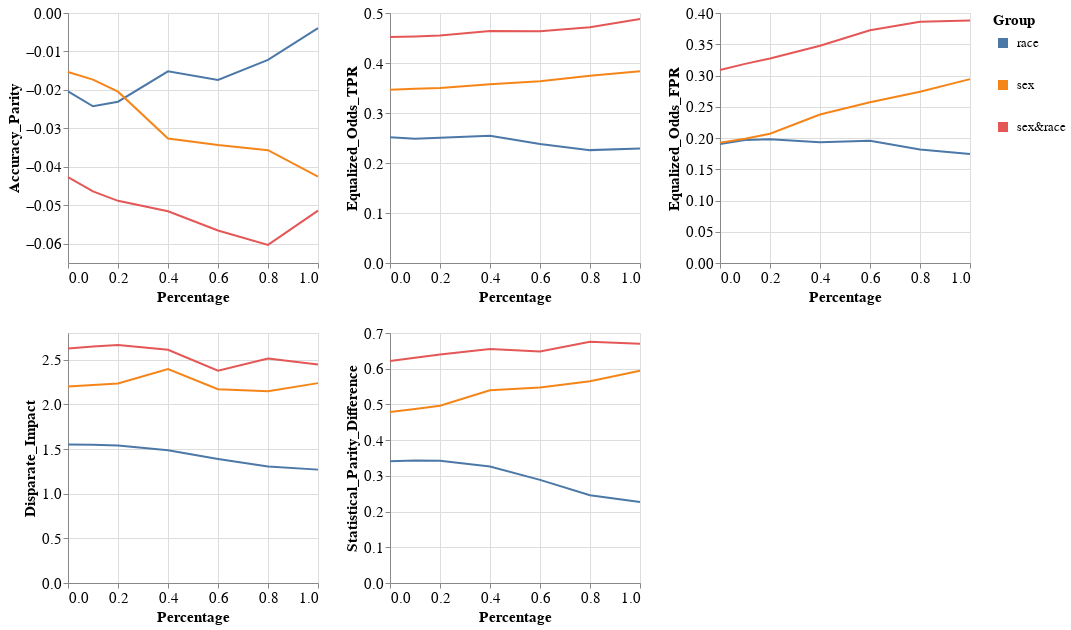

The code cell stored with this chart in its notebook:
### Code cell
visualizer.create_groups_grid_pct_lines_plot(model_name=MODEL_NAMES[0],
                                             target_preprocessing_technique=PREPROCESSING_TECHNIQUES[0],
                                             group_metrics_type='fairness')

### Figure 1 — Vega-Lite specification as saved in the notebook (floating-point values rounded to 4 significant figures)
{"config": {"view": {"continuousWidth": 400, "continuousHeight": 300}, "axis": {"labelFontSize": 15, "titleFontSize": 15}, "legend": {"labelFontSize": 13, "symbolStrokeWidth": 10, "titleFontSize": 15}}, "vconcat": [{"hconcat": [{"mark": "line", "encoding": {"color": {"field": "Group", "type": "nominal"}, "x": {"field": "Percentage", "type": "quantitative"}, "y": {"field": "Metric_Value", "title": "Accuracy_Parity", "type": "quantitative"}}, "height": 250, "width": 250}, {"data": {"name": "data-1ba1dc0b1d463255974b71f7d117f0c1"}, "mark": "line", "encoding": {"color": {"field": "Group", "type": "nominal"}, "x": {"field": "Percentage", "type": "quantitative"}, "y": {"field": "Metric_Value", "title": "Equalized_Odds_TPR", "type": "quantitative"}}, "height": 250, "width": 250}, {"data": {"name": "data-9638b0047d959c796dbb7987774992f4"}, "mark": "line", "encoding": {"color": {"field": "Group", "type": "nominal"}, "x": {"field": "Percentage", "type": "quantitative"}, "y": {"field": "Metric_Value", "title": "Equalized_Odds_FPR", "type": "quantitative"}}, "height": 250, "width": 250}]}, {"hconcat": [{"mark": "line", "encoding": {"color": {"field": "Group", "type": "nominal"}, "x": {"field": "Percentage", "type": "quantitative"}, "y": {"field": "Metric_Value", "title": "Disparate_Impact", "type": "quantitative"}}, "height": 250, "width": 250}, {"data": {"name": "data-f50875df7799174a1fdba420641821c8"}, "mark": "line", "encoding": {"color": {"field": "Group", "type": "nominal"}, "x": {"field": "Percentage", "type": "quantitative"}, "y": {"field": "Metric_Value", "title": "Statistical_Parity_Difference", "type": "quantitative"}}, "height": 250, "width": 250}], "data": {"name": "data-0460b99b11781ef902962941c20446d2"}}], "data": {"name": "data-43184cc704f866f54b45d60a807ebb71"}, "$schema": "https://vega.github.io/schema/vega-lite/v4.17.0.json", "datasets": {"data-43184cc704f866f54b45d60a807ebb71": [{"Model_Name": "DecisionTreeClassifier", "Metric": "Accuracy_Parity", "Group": "race", "Metric_Value": -0.02037, "Percentage": 0.0}, {"Model_Name": "DecisionTreeClassifier", "Metric": "Accuracy_Parity", "Group": "sex", "Metric_Value": -0.01536, "Percentage": 0.0}, {"Model_Name": "DecisionTreeClassifier", "Metric": "Accuracy_Parity", "Group": "sex&race", "Metric_Value": -0.04264, "Percentage": 0.0}, {"Model_Name": "DecisionTreeClassifier", "Metric": "Accuracy_Parity", "Group": "race", "Metric_Value": -0.02426, "Percentage": 0.1}, {"Model_Name": "DecisionTreeClassifier", "Metric": "Accuracy_Parity", "Group": "sex", "Metric_Value": -0.01733, "Percentage": 0.1}, {"Model_Name": "DecisionTreeClassifier", "Metric": "Accuracy_Parity", "Group": "sex&race", "Metric_Value": -0.04636, "Percentage": 0.1}, {"Model_Name": "DecisionTreeClassifier", "Metric": "Accuracy_Parity", "Group": "race", "Metric_Value": -0.02306, "Percentage": 0.2}, {"Model_Name": "DecisionTreeClassifier", "Metric": "Accuracy_Parity", "Group": "sex", "Metric_Value": -0.02046, "Percentage": 0.2}, {"Model_Name": "DecisionTreeClassifier", "Metric": "Accuracy_Parity", "Group": "sex&race", "Metric_Value": -0.04884, "Percentage": 0.2}, {"Model_Name": "DecisionTreeClassifier", "Metric": "Accuracy_Parity", "Group": "race", "Metric_Value": -0.01515, "Percentage": 0.4}, {"Model_Name": "DecisionTreeClassifier", "Metric": "Accuracy_Parity", "Group": "sex", "Metric_Value": -0.03263, "Percentage": 0.4}, {"Model_Name": "DecisionTreeClassifier", "Metric": "Accuracy_Parity", "Group": "sex&race", "Metric_Value": -0.05156, "Percentage": 0.4}, {"Model_Name": "DecisionTreeClassifier", "Metric": "Accuracy_Parity", "Group": "race", "Metric_Value": -0.01743, "Percentage": 0.6}, {"Model_Name": "DecisionTreeClassifier", "Metric": "Accuracy_Parity", "Group": "sex", "Metric_Value": -0.03435, "Percentage": 0.6}, {"Model_Name": "DecisionTreeClassifier", "Metric": "Accuracy_Parity", "Group": "sex&race", "Metric_Value": -0.05656, "Percentage": 0.6}, {"Model_Name": "DecisionTreeClassifier", "Metric": "Accuracy_Parity", "Group": "race", "Metric_Value": -0.0122, "Percentage": 0.8}, {"Model_Name": "DecisionTreeClassifier", "Metric": "Accuracy_Parity", "Group": "sex", "Metric_Value": -0.03568, "Percentage": 0.8}, {"Model_Name": "DecisionTreeClassifier", "Metric": "Accuracy_Parity", "Group": "sex&race", "Metric_Value": -0.0603, "Percentage": 0.8}, {"Model_Name": "DecisionTreeClassifier", "Metric": "Accuracy_Parity", "Group": "race", "Metric_Value": -0.003937, "Percentage": 1.0}, {"Model_Name": "DecisionTreeClassifier", "Metric": "Accuracy_Parity", "Group": "sex", "Metric_Value": -0.04256, "Percentage": 1.0}, {"Model_Name": "DecisionTreeClassifier", "Metric": "Accuracy_Parity", "Group": "sex&race", "Metric_Value": -0.0514, "Percentage": 1.0}], "data-1ba1dc0b1d463255974b71f7d117f0c1": [{"Model_Name": "DecisionTreeClassifier", "Metric": "Equalized_Odds_TPR", "Group": "race", "Metric_Value": 0.2515, "Percentage": 0.0}, {"Model_Name": "DecisionTreeClassifier", "Metric": "Equalized_Odds_TPR", "Group": "sex", "Metric_Value": 0.3463, "Percentage": 0.0}, {"Model_Name": "DecisionTreeClassifier", "Metric": "Equalized_Odds_TPR", "Group": "sex&race", "Metric_Value": 0.4519, "Percentage": 0.0}, {"Model_Name": "DecisionTreeClassifier", "Metric": "Equalized_Odds_TPR", "Group": "race", "Metric_Value": 0.2486, "Percentage": 0.1}, {"Model_Name": "DecisionTreeClassifier", "Metric": "Equalized_Odds_TPR", "Group": "sex", "Metric_Value": 0.3485, "Percentage": 0.1}, {"Model_Name": "DecisionTreeClassifier", "Metric": "Equalized_Odds_TPR", "Group": "sex&race", "Metric_Value": 0.453, "Percentage": 0.1}, {"Model_Name": "DecisionTreeClassifier", "Metric": "Equalized_Odds_TPR", "Group": "race", "Metric_Value": 0.2504, "Percentage": 0.2}, {"Model_Name": "DecisionTreeClassifier", "Metric": "Equalized_Odds_TPR", "Group": "sex", "Metric_Value": 0.35, "Percentage": 0.2}, {"Model_Name": "DecisionTreeClassifier", "Metric": "Equalized_Odds_TPR", "Group": "sex&race", "Metric_Value": 0.4551, "Percentage": 0.2}, {"Model_Name": "DecisionTreeClassifier", "Metric": "Equalized_Odds_TPR", "Group": "race", "Metric_Value": 0.2543, "Percentage": 0.4}, {"Model_Name": "DecisionTreeClassifier", "Metric": "Equalized_Odds_TPR", "Group": "sex", "Metric_Value": 0.3577, "Percentage": 0.4}, {"Model_Name": "DecisionTreeClassifier", "Metric": "Equalized_Odds_TPR", "Group": "sex&race", "Metric_Value": 0.464, "Percentage": 0.4}, {"Model_Name": "DecisionTreeClassifier", "Metric": "Equalized_Odds_TPR", "Group": "race", "Metric_Value": 0.2379, "Percentage": 0.6}, {"Model_Name": "DecisionTreeClassifier", "Metric": "Equalized_Odds_TPR", "Group": "sex", "Metric_Value": 0.3633, "Percentage": 0.6}, {"Model_Name": "DecisionTreeClassifier", "Metric": "Equalized_Odds_TPR", "Group": "sex&race", "Metric_Value": 0.4636, "Percentage": 0.6}, {"Model_Name": "DecisionTreeClassifier", "Metric": "Equalized_Odds_TPR", "Group": "race", "Metric_Value": 0.2258, "Percentage": 0.8}, {"Model_Name": "DecisionTreeClassifier", "Metric": "Equalized_Odds_TPR", "Group": "sex", "Metric_Value": 0.3747, "Percentage": 0.8}, {"Model_Name": "DecisionTreeClassifier", "Metric": "Equalized_Odds_TPR", "Group": "sex&race", "Metric_Value": 0.4717, "Percentage": 0.8}, {"Model_Name": "DecisionTreeClassifier", "Metric": "Equalized_Odds_TPR", "Group": "race", "Metric_Value": 0.229, "Percentage": 1.0}, {"Model_Name": "DecisionTreeClassifier", "Metric": "Equalized_Odds_TPR", "Group": "sex", "Metric_Value": 0.3834, "Percentage": 1.0}, {"Model_Name": "DecisionTreeClassifier", "Metric": "Equalized_Odds_TPR", "Group": "sex&race", "Metric_Value": 0.4878, "Percentage": 1.0}], "data-9638b0047d959c796dbb7987774992f4": [{"Model_Name": "DecisionTreeClassifier", "Metric": "Equalized_Odds_FPR", "Group": "race", "Metric_Value": 0.1906, "Percentage": 0.0}, {"Model_Name": "DecisionTreeClassifier", "Metric": "Equalized_Odds_FPR", "Group": "sex", "Metric_Value": 0.1926, "Percentage": 0.0}, {"Model_Name": "DecisionTreeClassifier", "Metric": "Equalized_Odds_FPR", "Group": "sex&race", "Metric_Value": 0.3088, "Percentage": 0.0}, {"Model_Name": "DecisionTreeClassifier", "Metric": "Equalized_Odds_FPR", "Group": "race", "Metric_Value": 0.1968, "Percentage": 0.1}, {"Model_Name": "DecisionTreeClassifier", "Metric": "Equalized_Odds_FPR", "Group": "sex", "Metric_Value": 0.1989, "Percentage": 0.1}, {"Model_Name": "DecisionTreeClassifier", "Metric": "Equalized_Odds_FPR", "Group": "sex&race", "Metric_Value": 0.3186, "Percentage": 0.1}, {"Model_Name": "DecisionTreeClassifier", "Metric": "Equalized_Odds_FPR", "Group": "race", "Metric_Value": 0.1979, "Percentage": 0.2}, {"Model_Name": "DecisionTreeClassifier", "Metric": "Equalized_Odds_FPR", "Group": "sex", "Metric_Value": 0.2069, "Percentage": 0.2}, {"Model_Name": "DecisionTreeClassifier", "Metric": "Equalized_Odds_FPR", "Group": "sex&race", "Metric_Value": 0.3271, "Percentage": 0.2}, {"Model_Name": "DecisionTreeClassifier", "Metric": "Equalized_Odds_FPR", "Group": "race", "Metric_Value": 0.1933, "Percentage": 0.4}, {"Model_Name": "DecisionTreeClassifier", "Metric": "Equalized_Odds_FPR", "Group": "sex", "Metric_Value": 0.2376, "Percentage": 0.4}, {"Model_Name": "DecisionTreeClassifier", "Metric": "Equalized_Odds_FPR", "Group": "sex&race", "Metric_Value": 0.3477, "Percentage": 0.4}, {"Model_Name": "DecisionTreeClassifier", "Metric": "Equalized_Odds_FPR", "Group": "race", "Metric_Value": 0.1955, "Percentage": 0.6}, {"Model_Name": "DecisionTreeClassifier", "Metric": "Equalized_Odds_FPR", "Group": "sex", "Metric_Value": 0.2572, "Percentage": 0.6}, {"Model_Name": "DecisionTreeClassifier", "Metric": "Equalized_Odds_FPR", "Group": "sex&race", "Metric_Value": 0.3725, "Percentage": 0.6}, {"Model_Name": "DecisionTreeClassifier", "Metric": "Equalized_Odds_FPR", "Group": "race", "Metric_Value": 0.1817, "Percentage": 0.8}, {"Model_Name": "DecisionTreeClassifier", "Metric": "Equalized_Odds_FPR", "Group": "sex", "Metric_Value": 0.2739, "Percentage": 0.8}, {"Model_Name": "DecisionTreeClassifier", "Metric": "Equalized_Odds_FPR", "Group": "sex&race", "Metric_Value": 0.3859, "Percentage": 0.8}, {"Model_Name": "DecisionTreeClassifier", "Metric": "Equalized_Odds_FPR", "Group": "race", "Metric_Value": 0.1744, "Percentage": 1.0}, {"Model_Name": "DecisionTreeClassifier", "Metric": "Equalized_Odds_FPR", "Group": "sex", "Metric_Value": 0.2942, "Percentage": 1.0}, {"Model_Name": "DecisionTreeClassifier", "Metric": "Equalized_Odds_FPR", "Group": "sex&race", "Metric_Value": 0.388, "Percentage": 1.0}], "data-0460b99b11781ef902962941c20446d2": [{"Model_Name": "DecisionTreeClassifier", "Metric": "Disparate_Impact", "Group": "race", "Metric_Value": 1.551, "Percentage": 0.0}, {"Model_Name": "DecisionTreeClassifier", "Metric": "Disparate_Impact", "Group": "sex", "Metric_Value": 2.201, "Percentage": 0.0}, {"Model_Name": "DecisionTreeClassifier", "Metric": "Disparate_Impact", "Group": "sex&race", "Metric_Value": 2.628, "Percentage": 0.0}, {"Model_Name": "DecisionTreeClassifier", "Metric": "Disparate_Impact", "Group": "race", "Metric_Value": 1.547, "Percentage": 0.1}, {"Model_Name": "DecisionTreeClassifier", "Metric": "Disparate_Impact", "Group": "sex", "Metric_Value": 2.219, "Percentage": 0.1}, {"Model_Name": "DecisionTreeClassifier", "Metric": "Disparate_Impact", "Group": "sex&race", "Metric_Value": 2.649, "Percentage": 0.1}, {"Model_Name": "DecisionTreeClassifier", "Metric": "Disparate_Impact", "Group": "race", "Metric_Value": 1.539, "Percentage": 0.2}, {"Model_Name": "DecisionTreeClassifier", "Metric": "Disparate_Impact", "Group": "sex", "Metric_Value": 2.235, "Percentage": 0.2}, {"Model_Name": "DecisionTreeClassifier", "Metric": "Disparate_Impact", "Group": "sex&race", "Metric_Value": 2.666, "Percentage": 0.2}, {"Model_Name": "DecisionTreeClassifier", "Metric": "Disparate_Impact", "Group": "race", "Metric_Value": 1.486, "Percentage": 0.4}, {"Model_Name": "DecisionTreeClassifier", "Metric": "Disparate_Impact", "Group": "sex", "Metric_Value": 2.396, "Percentage": 0.4}, {"Model_Name": "DecisionTreeClassifier", "Metric": "Disparate_Impact", "Group": "sex&race", "Metric_Value": 2.613, "Percentage": 0.4}, {"Model_Name": "DecisionTreeClassifier", "Metric": "Disparate_Impact", "Group": "race", "Metric_Value": 1.389, "Percentage": 0.6}, {"Model_Name": "DecisionTreeClassifier", "Metric": "Disparate_Impact", "Group": "sex", "Metric_Value": 2.17, "Percentage": 0.6}, {"Model_Name": "DecisionTreeClassifier", "Metric": "Disparate_Impact", "Group": "sex&race", "Metric_Value": 2.377, "Percentage": 0.6}, {"Model_Name": "DecisionTreeClassifier", "Metric": "Disparate_Impact", "Group": "race", "Metric_Value": 1.305, "Percentage": 0.8}, {"Model_Name": "DecisionTreeClassifier", "Metric": "Disparate_Impact", "Group": "sex", "Metric_Value": 2.147, "Percentage": 0.8}, {"Model_Name": "DecisionTreeClassifier", "Metric": "Disparate_Impact", "Group": "sex&race", "Metric_Value": 2.514, "Percentage": 0.8}, {"Model_Name": "DecisionTreeClassifier", "Metric": "Disparate_Impact", "Group": "race", "Metric_Value": 1.27, "Percentage": 1.0}, {"Model_Name": "DecisionTreeClassifier", "Metric": "Disparate_Impact", "Group": "sex", "Metric_Value": 2.239, "Percentage": 1.0}, {"Model_Name": "DecisionTreeClassifier", "Metric": "Disparate_Impact", "Group": "sex&race", "Metric_Value": 2.448, "Percentage": 1.0}], "data-f50875df7799174a1fdba420641821c8": [{"Model_Name": "DecisionTreeClassifier", "Metric": "Statistical_Parity_Difference", "Group": "race", "Metric_Value": 0.3409, "Percentage": 0.0}, {"Model_Name": "DecisionTreeClassifier", "Metric": "Statistical_Parity_Difference", "Group": "sex", "Metric_Value": 0.479, "Percentage": 0.0}, {"Model_Name": "DecisionTreeClassifier", "Metric": "Statistical_Parity_Difference", "Group": "sex&race", "Metric_Value": 0.6219, "Percentage": 0.0}, {"Model_Name": "DecisionTreeClassifier", "Metric": "Statistical_Parity_Difference", "Group": "race", "Metric_Value": 0.3428, "Percentage": 0.1}, {"Model_Name": "DecisionTreeClassifier", "Metric": "Statistical_Parity_Difference", "Group": "sex", "Metric_Value": 0.4875, "Percentage": 0.1}, {"Model_Name": "DecisionTreeClassifier", "Metric": "Statistical_Parity_Difference", "Group": "sex&race", "Metric_Value": 0.6308, "Percentage": 0.1}, {"Model_Name": "DecisionTreeClassifier", "Metric": "Statistical_Parity_Difference", "Group": "race", "Metric_Value": 0.3426, "Percentage": 0.2}, {"Model_Name": "DecisionTreeClassifier", "Metric": "Statistical_Parity_Difference", "Group": "sex", "Metric_Value": 0.4966, "Percentage": 0.2}, {"Model_Name": "DecisionTreeClassifier", "Metric": "Statistical_Parity_Difference", "Group": "sex&race", "Metric_Value": 0.6395, "Percentage": 0.2}, {"Model_Name": "DecisionTreeClassifier", "Metric": "Statistical_Parity_Difference", "Group": "race", "Metric_Value": 0.3263, "Percentage": 0.4}, {"Model_Name": "DecisionTreeClassifier", "Metric": "Statistical_Parity_Difference", "Group": "sex", "Metric_Value": 0.5399, "Percentage": 0.4}, {"Model_Name": "DecisionTreeClassifier", "Metric": "Statistical_Parity_Difference", "Group": "sex&race", "Metric_Value": 0.6555, "Percentage": 0.4}, {"Model_Name": "DecisionTreeClassifier", "Metric": "Statistical_Parity_Difference", "Group": "race", "Metric_Value": 0.2888, "Percentage": 0.6}, {"Model_Name": "DecisionTreeClassifier", "Metric": "Statistical_Parity_Difference", "Group": "sex", "Metric_Value": 0.5477, "Percentage": 0.6}, {"Model_Name": "DecisionTreeClassifier", "Metric": "Statistical_Parity_Difference", "Group": "sex&race", "Metric_Value": 0.648, "Percentage": 0.6}, {"Model_Name": "DecisionTreeClassifier", "Metric": "Statistical_Parity_Difference", "Group": "race", "Metric_Value": 0.2455, "Percentage": 0.8}, {"Model_Name": "DecisionTreeClassifier", "Metric": "Statistical_Parity_Difference", "Group": "sex", "Metric_Value": 0.5652, "Percentage": 0.8}, {"Model_Name": "DecisionTreeClassifier", "Metric": "Statistical_Parity_Difference", "Group": "sex&race", "Metric_Value": 0.6754, "Percentage": 0.8}, {"Model_Name": "DecisionTreeClassifier", "Metric": "Statistical_Parity_Difference", "Group": "race", "Metric_Value": 0.2267, "Percentage": 1.0}, {"Model_Name": "DecisionTreeClassifier", "Metric": "Statistical_Parity_Difference", "Group": "sex", "Metric_Value": 0.5945, "Percentage": 1.0}, {"Model_Name": "DecisionTreeClassifier", "Metric": "Statistical_Parity_Difference", "Group": "sex&race", "Metric_Value": 0.6697, "Percentage": 1.0}]}}
